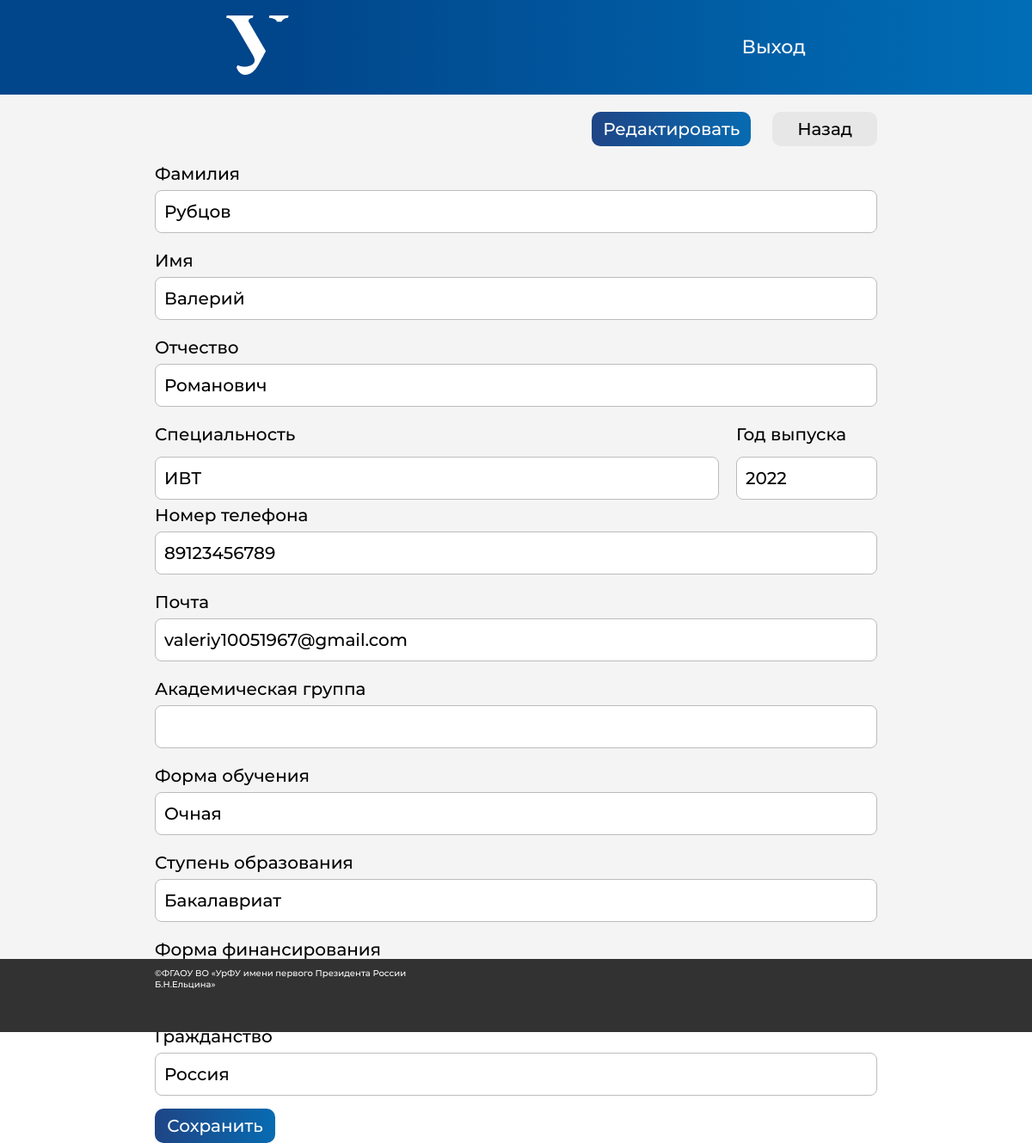
/students/editStudent/19/ (signed in), run on the app's committed database.
### students/models.py (models this page shows, shortened)
class Student(models.Model):
    first_name = models.CharField(max_length=255)
    last_name = models.CharField(max_length=255)
    patronymic = models.CharField(max_length=255, blank=True, null=True)
    phone_number = models.CharField(max_length=12, blank=True, null=True)
    email = models.EmailField(max_length=255, blank=True, null=True)
    birth_date = models.DateField(blank=True, null=True)
    start_education_date = models.IntegerField(blank=True, null=True)
    end_education_date = models.IntegerField(blank=True, null=True)
    living_place = models.CharField(max_length=255, blank=True, null=True)
    is_deleted = models.BooleanField(default=False)
    added_date = models.DateTimeField(auto_now_add=True)
    group = models.CharField(max_length=255, blank=True, null=True)
    specialization = models.ForeignKey(Specialization, on_delete=models.SET_NULL, null=True)
    education_form = models.ForeignKey(EducationForm, on_delete=models.SET_NULL, blank=True, null=True)
    education_stage = models.ForeignKey(EducationStage, related_name='education_stage', on_delete=models.SET_NULL, blank=True, null=True)
    financing_form = models.ForeignKey(FinancingForm, on_delete=models.SET_NULL, blank=True, null=True)
    citizenship = models.ForeignKey(Citizenship, on_delete=models.SET_NULL, blank=True, null=True)
    class Meta:
        verbose_name = "Студент"
        verbose_name_plural = "Студенты"
        ordering = ['first_name', '-start_education_date']

class Specialization(models.Model):
    title = models.CharField(max_length=255)
    class Meta:
        verbose_name = "Специальность"
        verbose_name_plural = "Специальности"
    def __str__(self):
        return self.title

class EducationForm(models.Model):
    title = models.CharField(max_length=255)
    class Meta:
        verbose_name = "Форма обучения"
        verbose_name_plural = "Формы обучения"
    def __str__(self):
        return self.title

class EducationStage(models.Model):
    title = models.CharField(max_length=255)
    class Meta:
        verbose_name = "Ступень образования"
        verbose_name_plural = "Ступень образования"
    def __str__(self):
        return self.title

class Citizenship(models.Model):
    title = models.CharField(max_length=255)
    class Meta:
        verbose_name = "Гражданство"
        verbose_name_plural = "Гражданства"
    def __str__(self):
        return self.title

### students/views.py (the view)
# urls.py: path('editStudent/<int:pk>/', edit_student, name='edit_student'),
@login_required
def edit_student(request, pk):
    student = get_object_or_404(Student, id=pk)
    if request.method == 'POST':
        form = StudentCreationForm(request.POST, instance=student)
        if form.is_valid():
            form.save()
            return redirect('students:all_students')
    else:
        form = StudentCreationForm(instance=student)
    specializations = Specialization.objects.all()
    education_forms = EducationForm.objects.all()
    education_stages = EducationStage.objects.all()
    financing_forms = FinancingForm.objects.all()
    citizenships = Citizenship.objects.all()
    context = {
        'form': form, 'student': student, 'specializations': specializations, 'education_forms': education_forms,
        'education_stages': education_stages, 'financing_forms': financing_forms, 'citizenships': citizenships
    }
    return render(request, 'students/student_edit.html', context)

### students/forms.py (shortened to what this page needs)
class StudentCreationForm(ModelForm):
    specialization = forms.CharField(required=False)
    education_form = forms.CharField(required=False)
    education_stage = forms.CharField(required=False)
    financing_form = forms.CharField(required=False)
    citizenship = forms.CharField(required=False)
    class Meta:
        model = Student
        exclude = ['is_deleted']

### students/models.py (called while the page is built)
    def __str__(self):
        return self.title

### students/templates/students/student_edit.html (shortened to what this page needs)
{% load static %}
<!DOCTYPE html>
<html lang="en">
<head>
    <link rel="stylesheet" href="{% static 'styles/student_profile.css' %}">
    <link rel="stylesheet" href="{% static 'styles/header.css' %}">
</head>
<body>
<div class="web">
    <div class="header">
        <div class="container1">
            <div class="header-line1">
                <div class="header-logo">
                    <img class="logotype" src="{% static 'icons/URFU.png' %}" alt="">
                </div>
                <div class="nav">
                    <a class="nav-item1" href="{% url 'logout' %}">Выход</a>
                </div>
            </div>
        </div>
    </div>
    <div class="center">
        <div class="columns">
            <div class="left"></div>
            <div class="area">
                <div class="box-1">
                    <div class="edit">
                        <a href="" class="btn btn-primary">
                            <button class="but_edit">Редактировать</button>
                        </a>
                    </div>
                    <div class="back">
                        <a href="{% url 'students:all_students' %}" class="btn btn-primary">
                            <button class="but_back">Назад</button>
                        </a>
                    </div>
                </div>
                <form method="post">
                    <div class="boxes">
                        <p class="full-box-title">Фамилия</p>
                        <input class="full_field" name="last_name"
                               value="{{ student.last_name }}"
                               required>
                        <p class="full-box-title">Имя</p>
                        <input class="full_field" name="first_name"
                               value="{{ student.first_name }}"
                               required>
                        <p class="full-box-title">Отчество</p>
                        <input class="full_field" name="patronymic"
                               value="{{ student.patronymic|default:'' }}"
                               required>
                        <div class="boxx-4-1">
                            <p class="full-box-title">Специальность</p>
                            <p class="full-box-title">Год выпуска</p>
                            <input class="full_field" list="specialization_list" name="specialization" {% if student.specialization %} value="{{ student.specialization }}" {% endif %}>
                            <input class="full_field" name="end_education_date"
                                   value="{{ student.end_education_date }}">
                        </div>
                        <p class="full-box-title">Номер телефона</p>
                        <input class="full_field" name="phone_number" value="{{ student.phone_number|default:'' }}">
                        <p class="full-box-title">Почта</p>
                        <input class="full_field" name="email" value="{{ student.email|default:'' }}">
                        <p class="full-box-title">Академическая группа</p>
                        <input class="full_field" name="group" value="{{ student.group|default:'' }}">
                        <p class="full-box-title">Форма обучения</p>
                        <input class="full_field" list="education_form_list" name="education_form" {% if student.education_form %} value="{{ student.education_form }}" {% endif %}>
                        <p class="full-box-title">Ступень образования</p>
                        <input class="full_field" list="education_stage_list" name="education_stage" {% if student.education_stage %} value="{{ student.education_stage }}" {% endif %}>
                        <p class="full-box-title">Форма финансирования</p>
                        <p class="full-box-title">Гражданство</p>
                        <input class="full_field" list="citizenship_list" name="citizenship" {% if student.citizenship %} value="{{ student.citizenship }}" {% endif %}>
                        <div class="save-btn">
                            <button class="but_edit" type="submit">Сохранить</button>
                        </div>
                    </div>
                </form>
            </div>
            <div class="right"></div>
        </div>
    </div>
    <div class="footer">
        <div class="columns">
            <div class="foot_left"></div>
            <div class="foot_center">
                <p class="foot">
                    ©ФГАОУ ВО «УрФУ имени первого Президента России Б.Н.Ельцина»
                </p>
            </div>
            <div class="foot_right"></div>
        </div>
    </div>
</div>
</body>
</html>

### static/styles/student_profile.css (style rules this page uses)
body { font-family: Montserrat; margin: 0px 0px; }
.web { display: grid; grid-template-rows: 110px auto 85px; height: 150vh; }
.header { background: linear-gradient(90deg, #01458A 26.35%, #0070B9 103.67%); }
.footer { background-color: brown; }
.center { background-color: aqua; }
.columns { display: grid; grid-template-columns: 15% auto 15%; }
.area { display: grid; grid-template-rows: 40px 54px 50px 54px 50px 80px 80px 69px 80px; margin-top: 20px; }
[class^="box-"] { display: grid; place-items: center; }
.box-1 { height: 40px; grid-template-columns: auto 22% 14.5%; gap: 25px; }
.edit, .back { width: 100%; height: 100%; }
.but_edit { font-size: 20px; width: 100%; height: 100%; background: linear-gradient(90deg, #1F4586 0%, #076BB1 100%); border-radius: 10px; border: none; color: white; font-family: Montserrat; }
.but_back { font-size: 20px; width: 100%; height: 100%; background: #E7E7E7; border-radius: 10px; border: none; color: black; font-family: Montserrat; }
.boxx-4-1 { display: grid; grid-template-columns: 4fr 1fr; row-gap: 7px; column-gap: 20px; width: 100%; height: 84px; padding-bottom: 10px; justify-items: start; }
.boxes { font-size: 20px; width: 100%; height: 84px; margin-top: 20px; }
.full-box-title { margin-bottom: 0; padding: 0; }
.full_field { font-family: Montserrat; width: 100%; height: 50px; background: #FFFFFF; border: 1px solid #BCBCBC; border-radius: 8px; font-size: 20px; padding-left: 10px; margin-top: 7px; box-sizing: border-box; align-items: center; display: flex; }
.save-btn { border-radius: 10px; width: 140px; height: 40px; margin-top: 15px; }
.center { background-color: #F4F4F4; }
.footer { grid-template-columns: 15% auto 15%; background-color: #323232; }
.foot { font-size: 10px; color: white; width: 310px; }

### static/styles/header.css (style rules this page uses)
body { font-family: Montserrat; margin: 0px 0px; }
.header { background: linear-gradient(90deg, #01458A 26.35%, #0070B9 103.67%); }
.header-line1 { padding: 18px 0px 18px 0px; display: flex; align-items: center; justify-content: space-around; }
.nav-item1 { color: white; text-decoration: none; font-size: 22px; }

### data on the page
Student: last_name "Рубцов", first_name "Валерий", patronymic "Романович", specialization "ИВТ", end_education_date "2022", phone_number "89123456789", email "valeriy10051967@gmail.com", education_form "Очная", education_stage "Бакалавриат", citizenship "Россия"
